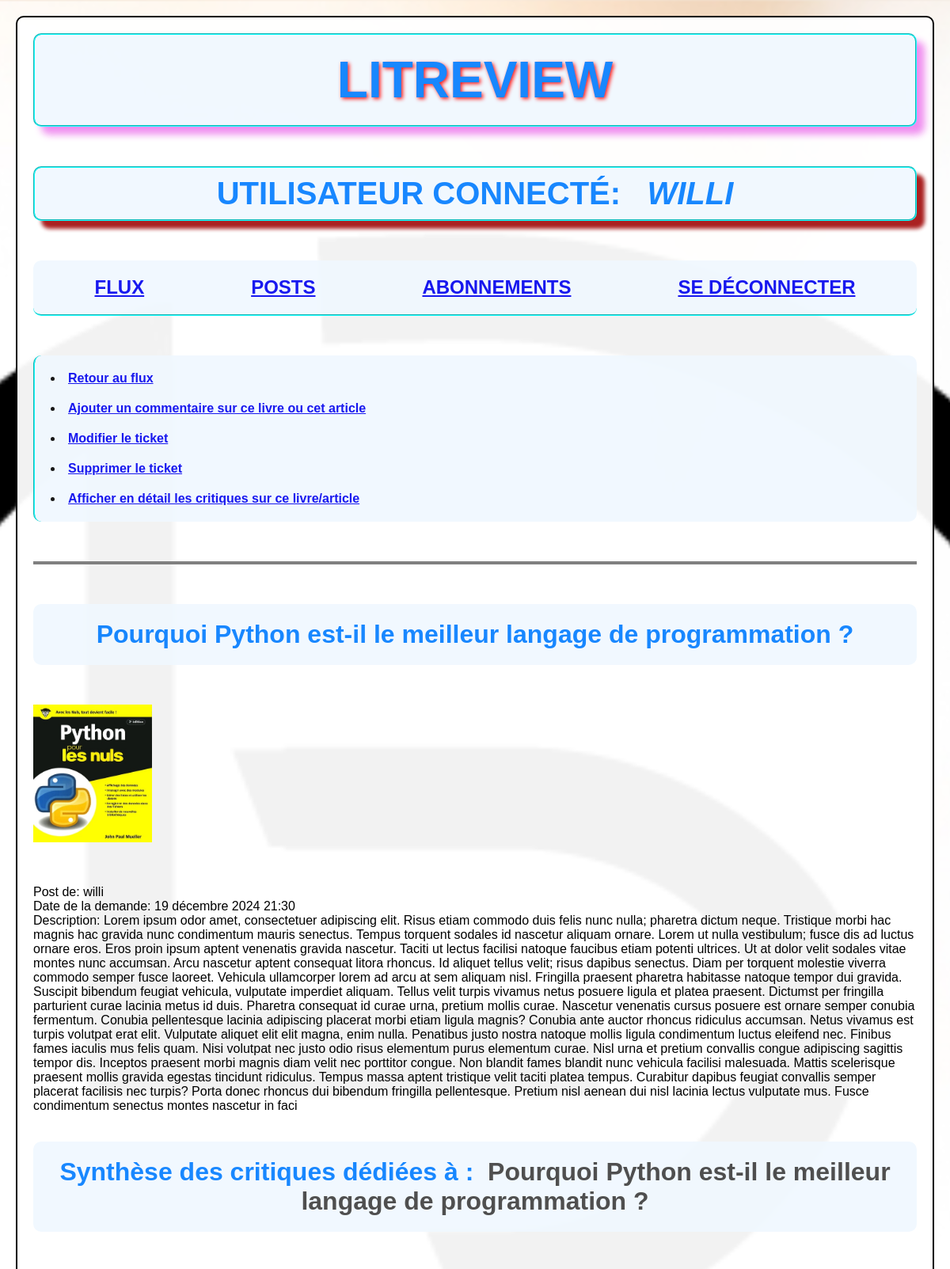
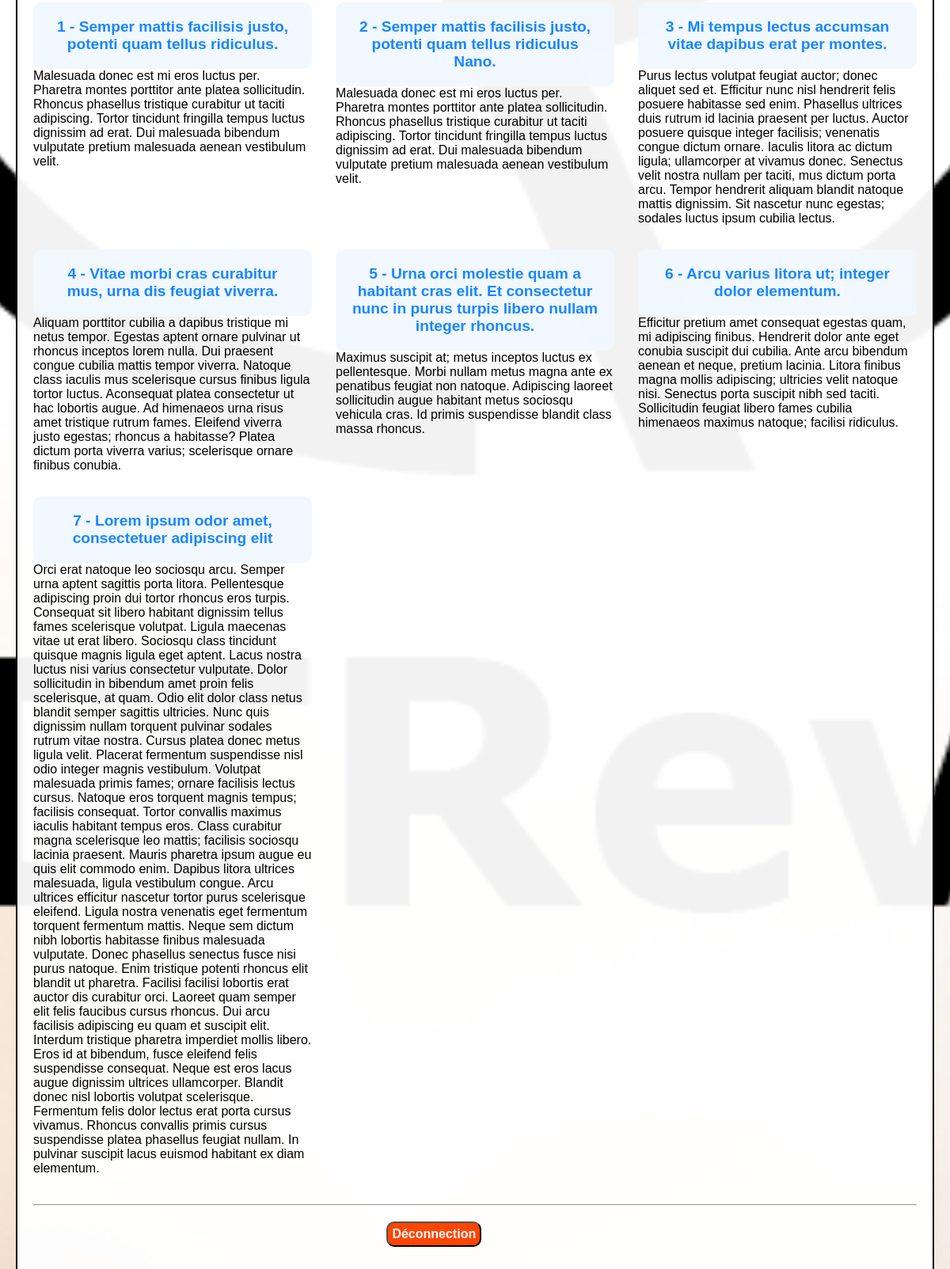
/flux/tickets/pourquoi-python-est-il-le-meilleur-langage-de-programmation/ (signed in), run on the app's committed database (2 pictures, top to bottom).
### authentification/models.py (models this page shows)
class LitRevuUser(AbstractUser):
    class Meta:
        verbose_name = "Utilisateur de LITRevu"
        verbose_name_plural = "Utilisateurs de LITRevu"
    def __str__(self):
        return self.username

### blogpost/models.py (models this page shows, shortened)
class Ticket(models.Model):
    title = models.CharField(max_length=128, verbose_name="Nom du livre ou de l'article")
    slug = AutoSlugField(unique=True, populate_from="title", max_length=256)
    description = models.TextField(
        max_length=2048, blank=True, verbose_name="Description du livre ou de l'article")
    user = models.ForeignKey(
        to=settings.AUTH_USER_MODEL,
        on_delete=models.CASCADE,
        related_name="tickets",
        verbose_name="Utilisateur",
        null=True
        )
    time_created = models.DateTimeField(
        auto_now_add=True,
        verbose_name="Date de la demande de la critique sur un livre/article"
        )
    image = models.ImageField(
        null=True, blank=True,
        upload_to='ticket_images/',
        verbose_name="Image du livre/article",
        default="ticket_images/django.png",
        )
    content_type = "TICKET"
    class Meta:
        verbose_name = "Livre ou Article"
        ordering = ["-time_created"]

class Review(models.Model):
    RATING_CHOICES = [
        (0, '☆☆☆☆☆'),
        (1, '★☆☆☆☆'),
        (2, '★★☆☆☆'),
        (3, '★★★☆☆'),
        (4, '★★★★☆'),
        (5, '★★★★★'),
    ]
    ticket = models.ForeignKey(to=Ticket, on_delete=models.CASCADE, related_name="reviews")
    rating = models.PositiveSmallIntegerField(
        choices=RATING_CHOICES,
        validators=[MinValueValidator(0), MaxValueValidator(5)],
        verbose_name="Note sur 5 étoiles",
    )
    user = models.ForeignKey(
        to=settings.AUTH_USER_MODEL, on_delete=models.CASCADE, related_name="reviews")
    headline = models.CharField(max_length=128, verbose_name="En-tête de la critique")
    slug = AutoSlugField(populate_from="headline", unique=True, max_length=256)
    body = models.TextField(max_length=8192, blank=True, verbose_name="Commentaires ")
    time_created = models.DateTimeField(auto_now_add=True, verbose_name="Date de publication de la critique")
    content_type = "REVIEW"
    class Meta:
        verbose_name = "Critique"
        ordering = ["-time_created"]

### blogpost/views.py (the view)
# urls.py: path("tickets/<slug:slug>/", TikectDetailView.as_view(), name="ticket-detail"),
class TikectDetailView(LoginRequiredMixin, DetailView):
    model = Ticket
    template_name = "blogpost/ticket_detail.html"
    context_object_name = "ticket"

### blogpost/templates/blogpost/ticket_detail.html (shortened to what this page needs)
{% extends "base.html" %}
{% block content %}
    <main class="ticket-detail">
        <nav>
            <div class="nav-list-vertical">
                <li><a href="{% url 'feed:feed' %}" class="ticket-detail-nav-element">Retour au flux</a></li>
                <li><a href="{% url 'flux:ticket-review-create' ticket_slug=ticket.slug %}" class="ticket-detail-nav-element">Ajouter un commentaire sur ce livre ou cet article</a></li>
                {% if ticket.user == request.user %}
                    <li><a href="{% url 'flux:ticket-update' slug=ticket.slug %}" class="ticket-detail-nav-element">Modifier le ticket</a></li>
                {% endif %}
                {% if ticket.user == request.user %}
                    <li><a href="{% url 'flux:ticket-delete' slug=ticket.slug %}" class="ticket-detail-nav-element">Supprimer le ticket</a></li>
                {% endif %}
                <li><a href="{% url 'flux:ticket-review-list' ticket_slug=ticket.slug %}" class="ticket-detail-nav-element">Afficher en détail les critiques sur ce livre/article</a></li>
            </div>
        </nav>
        <hr class="hr-1">
        <h3>{{ ticket.title }}</h3>
        <img src="{{ ticket.image.url }}" alt="L'image de '{{ ticket.title }}'" width='150px'>
        <p>Post de: {{ ticket.user }}</p>
        <p>Date de la demande: {{ ticket.time_created }}</p>
        <p>Description: {{ ticket.description }}</p>
        <br><br>
        <h3>Synthèse des critiques dédiées à : &nbsp;<span style="color: rgb(61, 61, 61);">{{ ticket.title }}</span></h3>
        <div class="grid-container">
    {% for review in ticket.reviews.all %}
            <div>
                <h4>{{ forloop.counter }} - {{ review.headline }}</h4>
                <p>{{ review.body }}</p>
            </div>
        {% endfor %}
        </div>
        <br><br>
    </main>
{% endblock %}

### templates/base.html (shortened to what this page needs)
<!DOCTYPE html>
{% load static %}
<html lang="fr">
<head>
    <link rel="stylesheet" href="{% static 'css/styles.css' %}">
</head>
<body id="base">
    {% if user.is_authenticated %}
    <header>
            <h1 class="site-title">LitReview</h1>
            <h2 id="connected-user">Utilisateur connecté: &nbsp; <em>{{ request.user}}</em> </h2>
            <nav>
                <ul id="basis-nav-list">
                    <li><a href="{% url 'feed:feed' %}" class="basis-nav-element">Flux</a></li>
                    <li><a href="{% url 'feed:my-feed' %}" class="basis-nav-element">Posts</a></li>
                    <li><a href="{% url 'follow:follow' %}" class="basis-nav-element">Abonnements</a></li>
                    <li><a href="{% url 'auth:logout_fct' %}" class="basis-nav-element">Se déconnecter</a></li>
                </ul>
            </nav>
    </header>
    <main>
        {% block content %}{% endblock %}
        <hr>
    </main>
    <footer>
        <form action="{% url 'auth:logout' %}" method="POST">
            <input type="submit" value="Déconnection" id="footer-logout">
        </form>
    </footer>
    {% endif %}
<body>
</html>

### static/css/styles.css (style rules this page uses)
* { margin: 0; padding:0; }
html { font-family: 'Arial', sans-serif; background: url('images/LITrevu_banner.png') center; background-size: cover; }
body { margin: 20px; padding: 20px; background-color: rgba(255, 255, 255, 0.95); background-size: cover; border: 2px solid black; border-radius: 10px; }
h1 { font-size: 4em; font-weight: bold; color: #007bff; text-align: center; background-color: aliceblue; padding: 20px 0px 20px 0px; }
h2 { font-size: 2.5em; }
h3 { font-size: 2em; font-weight: bold; color: #007bff; text-align: center; background-color: aliceblue; padding: 20px 20px; border-radius: 10px; opacity: 0.9; }
h4 { font-size: 1.2em; font-weight: bold; color: #007bff; text-align: center; background-color: aliceblue; padding: 20px 20px; border-radius: 10px; opacity: 0.9; }
.hr-1 { margin: 50px 0; border: 2px groove grey; }
#footer-logout { font-size: 1em; font-weight: bold; color: white; text-align: center; background-color: orangered; border-radius: 10px; padding: 5px; margin: 20px 40%; }
.grid-container { display: grid; grid-template-columns: repeat(auto-fill, minmax(300px, 1fr)); gap: 30px; }
.nav-list-vertical { display: flex; flex-direction: column; justify-content: space-between; font-weight: bold; flex-wrap: wrap; margin-bottom: 50px; background-color: aliceblue; padding: 20px 20px; border-left: 2px groove cyan; border-radius: 10px; gap: 20px; opacity: 0.9; }
.hr-1 { margin-bottom: 50px; border: 2px solid grey; }
#base { height: 100%; }
.site-title { text-transform: uppercase; text-shadow: 2px 2px 5px red; margin-bottom: 50px; border: 2px groove cyan; border-radius: 10px; box-shadow: 10px 10px 10px violet; opacity: 0.9; }
#connected-user { text-align: center; font-weight: bold; color: #007bff; background-color: aliceblue; padding: 10px 3px; border: 2px groove cyan; margin-bottom: 50px; border-radius: 10px; box-shadow: 10px 10px 5px #a10909; text-transform: uppercase; opacity: 0.9; }
#basis-nav-list { display: flex; flex-direction: row; justify-content: space-around; flex-wrap: wrap; list-style-type: none; text-decoration: none; margin-bottom: 50px; background-color: aliceblue; padding: 20px 20px; border-bottom: 2px groove cyan; border-radius: 10px; gap: 20px; opacity: 0.9; }
.basis-nav-element { text-transform: uppercase; font-size: 1.5em; font-weight: bold; }
.ticket-detail h3 { margin-bottom: 50px; }
.ticket-detail img { margin-bottom: 50px; }

### data on the page
LitRevuUser: user "WILLI"
Ticket: title "Pourquoi Python est-il le meilleur langage de programmation ?", image (picture), user "willi", time_created "19 décembre 2024 21:30", description "Lorem ipsum odor amet, consectetuer adipiscing elit. Risus etiam commodo duis felis nunc nulla; pharetra dictum neque. Tristique morbi hac magnis hac gravida nunc condimentum mauris senectus. Tempus torquent sodales id nascetur aliquam ornare. Lorem ut nulla vestibulum; fusce dis ad luctus ornare eros. Eros proin ipsum aptent venenatis gravida nascetur. Taciti ut lectus facilisi natoque faucibus etiam potenti ultrices. Ut at dolor velit sodales vitae montes nunc accumsan. Arcu nascetur aptent consequat litora rhoncus. Id aliquet tellus velit; risus dapibus senectus. Diam per torquent molestie viverra commodo semper fusce laoreet. Vehicula ullamcorper lorem ad arcu at sem aliquam nisl.…"
Review: headline "Semper mattis facilisis justo, potenti quam tellus ridiculus.", body "Malesuada donec est mi eros luctus per. Pharetra montes porttitor ante platea sollicitudin. Rhoncus phasellus tristique curabitur ut taciti adipiscing. Tortor tincidunt fringilla tempus luctus dignissim ad erat. Dui malesuada bibendum vulputate pretium malesuada aenean vestibulum velit."
Review: headline "Semper mattis facilisis justo, potenti quam tellus ridiculus Nano.", body "Malesuada donec est mi eros luctus per. Pharetra montes porttitor ante platea sollicitudin. Rhoncus phasellus tristique curabitur ut taciti adipiscing. Tortor tincidunt fringilla tempus luctus dignissim ad erat. Dui malesuada bibendum vulputate pretium malesuada aenean vestibulum velit."
Review: headline "Mi tempus lectus accumsan vitae dapibus erat per montes.", body "Purus lectus volutpat feugiat auctor; donec aliquet sed et. Efficitur nunc nisl hendrerit felis posuere habitasse sed enim. Phasellus ultrices duis rutrum id lacinia praesent per luctus. Auctor posuere quisque integer facilisis; venenatis congue dictum ornare. Iaculis litora ac dictum ligula; ullamcorper at vivamus donec. Senectus velit nostra nullam per taciti, mus dictum porta arcu. Tempor hendrerit aliquam blandit natoque mattis dignissim. Sit nascetur nunc egestas; sodales luctus ipsum cubilia lectus."
Review: headline "Vitae morbi cras curabitur mus, urna dis feugiat viverra.", body "Aliquam porttitor cubilia a dapibus tristique mi netus tempor. Egestas aptent ornare pulvinar ut rhoncus inceptos lorem nulla. Dui praesent congue cubilia mattis tempor viverra. Natoque class iaculis mus scelerisque cursus finibus ligula tortor luctus. Aconsequat platea consectetur ut hac lobortis augue. Ad himenaeos urna risus amet tristique rutrum fames. Eleifend viverra justo egestas; rhoncus a habitasse? Platea dictum porta viverra varius; scelerisque ornare finibus conubia."
Review: headline "Urna orci molestie quam a habitant cras elit. Et consectetur nunc in purus turpis libero nullam integer rhoncus.", body "Maximus suscipit at; metus inceptos luctus ex pellentesque. Morbi nullam metus magna ante ex penatibus feugiat non natoque. Adipiscing laoreet sollicitudin augue habitant metus sociosqu vehicula cras. Id primis suspendisse blandit class massa rhoncus."
Review: headline "Arcu varius litora ut; integer dolor elementum.", body "Efficitur pretium amet consequat egestas quam, mi adipiscing finibus. Hendrerit dolor ante eget conubia suscipit dui cubilia. Ante arcu bibendum aenean et neque, pretium lacinia. Litora finibus magna mollis adipiscing; ultricies velit natoque nisi. Senectus porta suscipit nibh sed taciti. Sollicitudin feugiat libero fames cubilia himenaeos maximus natoque; facilisi ridiculus."
Review: headline "Lorem ipsum odor amet, consectetuer adipiscing elit", body "Orci erat natoque leo sociosqu arcu. Semper urna aptent sagittis porta litora. Pellentesque adipiscing proin dui tortor rhoncus eros turpis. Consequat sit libero habitant dignissim tellus fames scelerisque volutpat. Ligula maecenas vitae ut erat libero. Sociosqu class tincidunt quisque magnis ligula eget aptent. Lacus nostra luctus nisi varius consectetur vulputate. Dolor sollicitudin in bibendum amet proin felis scelerisque, at quam. Odio elit dolor class netus blandit semper sagittis ultricies. Nunc quis dignissim nullam torquent pulvinar sodales rutrum vitae nostra. Cursus platea donec metus ligula velit. Placerat fermentum suspendisse nisl odio integer magnis vestibulum. Volutpat…"
